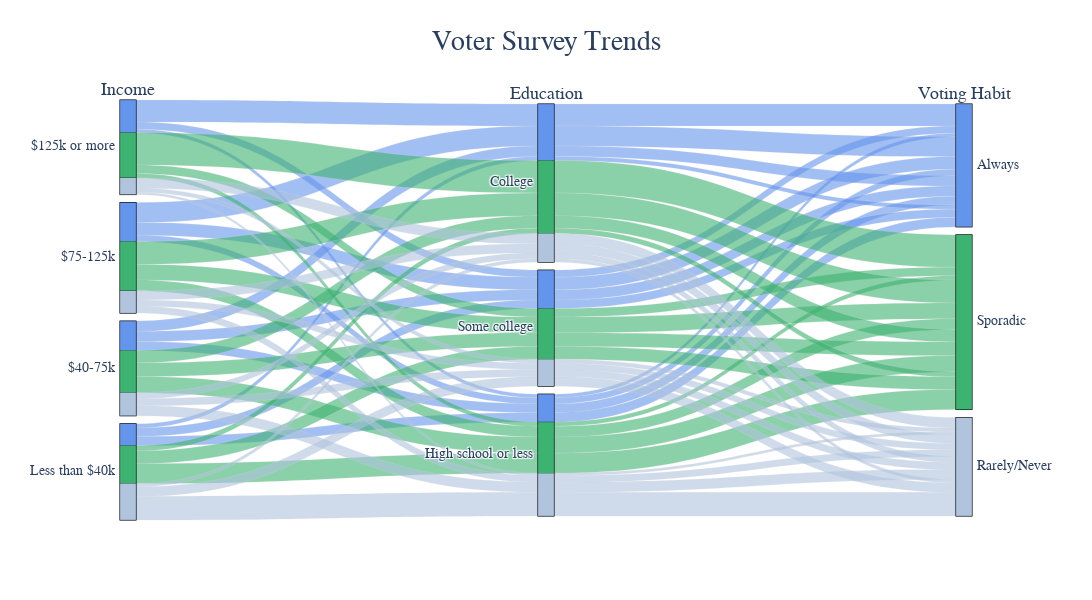

This figure's notebook cell:
### Code cell
df = pd.read_csv('vote_subset.csv')
df = df[['voter_cat', 'education', 'income_cat']] 
df['voter_cat_num'] = df['voter_cat'].map({'always': 0, 'sporadic': 1, 'rarely/never': 2})
df['voter_cat'] = df['voter_cat'].replace({'sporadic': 'Sporadic', 'always': 'Always', 'rarely/never': 'Rarely/Never'})

# figure
income_dim = go.parcats.Dimension(
    values=df['income_cat'],
    categoryorder = 'array',
    categoryarray = ['$125k or more', '$75-125k', '$40-75k', 'Less than $40k'],
    label='Income')
education_dim = go.parcats.Dimension(
    values=df['education'],
    categoryorder = 'array',
    categoryarray = ['College', 'Some college', 'High school or less'],
    label='Education')
voter_dim = go.parcats.Dimension(
    values=df['voter_cat'],
    categoryorder = 'array',
    categoryarray = ['Always', 'Sporadic', 'Rarely/Never'],
    label = 'Voting Habit')
color = df.voter_cat_num
colorscale = [[0, 'cornflowerblue'], [0.5, 'mediumseagreen'], [1, 'lightsteelblue']]
fig = go.Figure(data = [go.Parcats(dimensions=[income_dim, education_dim, voter_dim],
                                  line = {'color':color, 'colorscale':colorscale, 'shape':'hspline'},
                                  #hoverinfo = 'count+probability',
                                  labelfont = {'size':18, 'family': 'Arial'},
                                  tickfont = {'size':14, 'family': 'Arial'})])

fig.update_layout(
    title = {'text': 'Voter Survey Trends', 'font': {'size': 28, 'family': 'Arial'}, 'x':0.5, 'xanchor':'center'},
    height=600,
    width=1100,
    hoverlabel=dict(font=dict(family='Arial', size=16))
)

fig.write_html('categories.html')
fig.write_image('categories.png')
fig.show()

### Figure 1 — Plotly figure (JSON) as saved in the notebook; plotly's stock layout.template omitted (floating-point values rounded to 4 significant figures; data arrays with more than 128 entries replaced by an {"elided": "..."} marker saying what was removed)
{"data": [{"dimensions": [{"categoryarray": ["$125k or more", "$75-125k", "$40-75k", "Less than $40k"], "categoryorder": "array", "label": "Income", "values": {"elided": "5836 str values"}}, {"categoryarray": ["College", "Some college", "High school or less"], "categoryorder": "array", "label": "Education", "values": {"elided": "5836 str values"}}, {"categoryarray": ["Always", "Sporadic", "Rarely/Never"], "categoryorder": "array", "label": "Voting Habit", "values": {"elided": "5836 str values"}}], "labelfont": {"family": "Arial", "size": 18}, "line": {"color": {"elided": "5836 int values"}, "colorscale": [[0, "cornflowerblue"], [0.5, "mediumseagreen"], [1, "lightsteelblue"]], "shape": "hspline"}, "tickfont": {"family": "Arial", "size": 14}, "type": "parcats"}], "layout": {"height": 600, "hoverlabel": {"font": {"family": "Arial", "size": 16}}, "title": {"font": {"family": "Arial", "size": 28}, "text": "Voter Survey Trends", "x": 0.5, "xanchor": "center"}, "width": 1100}}
